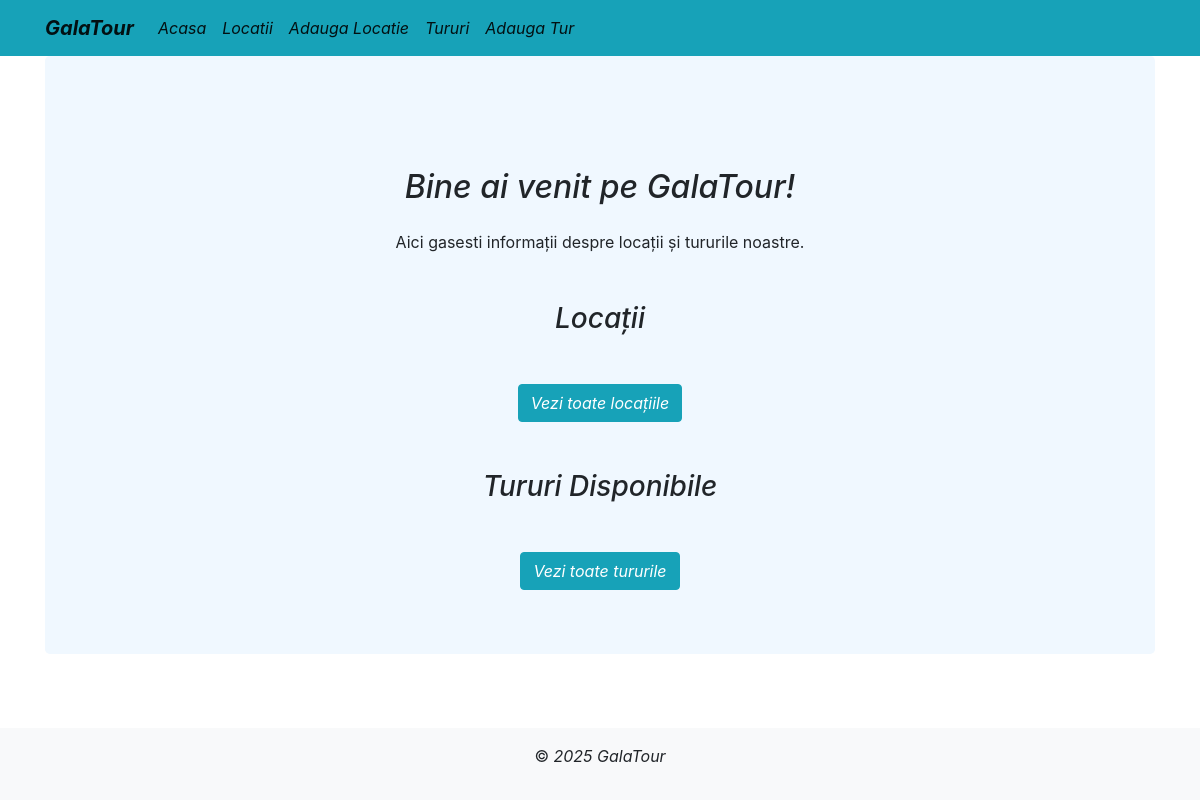
/, run on an earlier commit of the app's database.
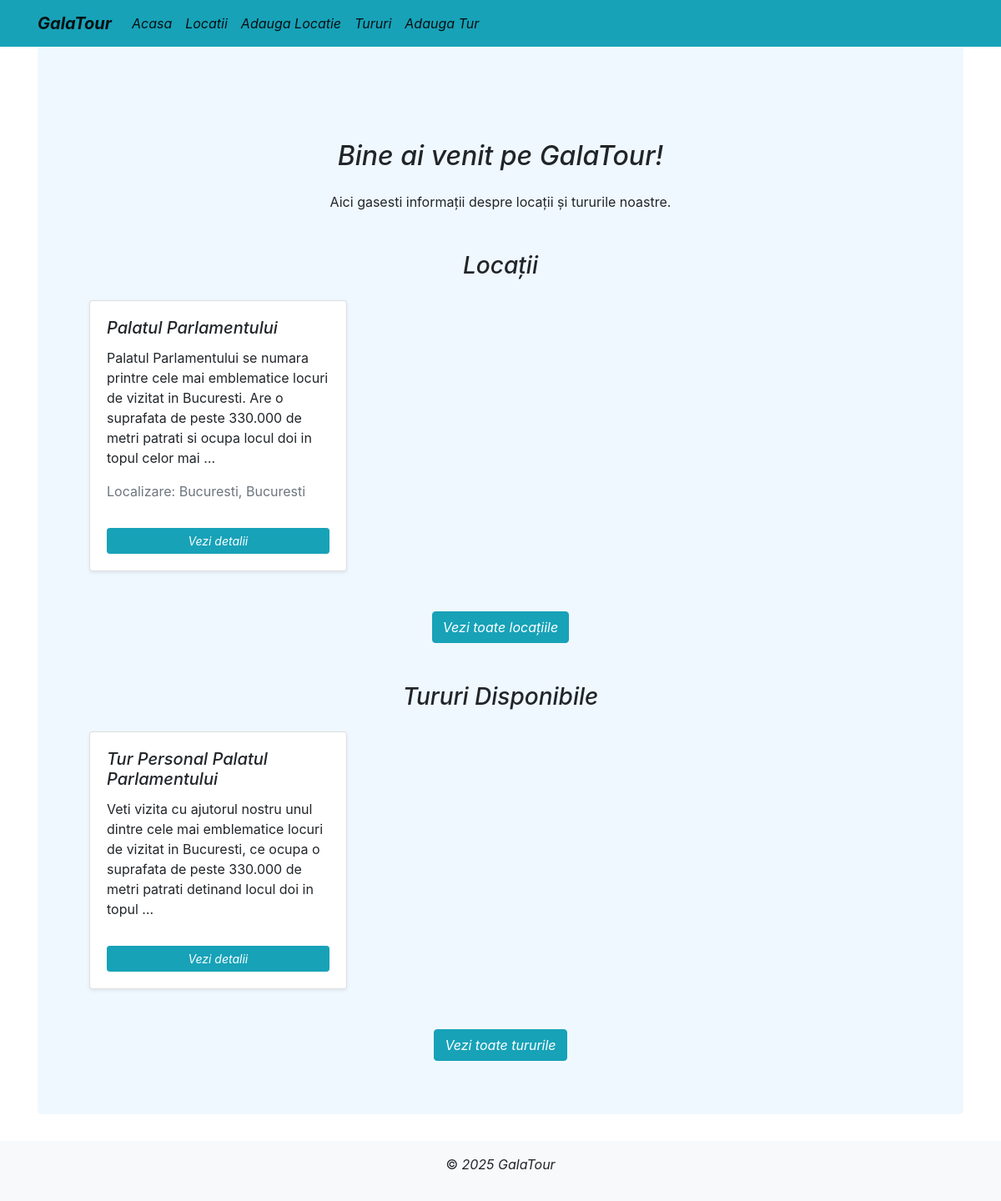
And on a later commit of the database.
### locatii/models.py (models this page shows, shortened)
class Locatie(models.Model):
    class Meta:
        verbose_name_plural = 'Locatii'
    nume = CharField(max_length=128)
    descriere = TextField(blank=True, null=True)
    oras = ForeignKey(Oras, on_delete=CASCADE, related_name='locatii')
    judet = ForeignKey(Judet, on_delete=CASCADE, related_name='locatii')
    imagine_locatie = ImageField(upload_to='imagini', blank=True, null=True)

class Oras(models.Model):
    class Meta:
        verbose_name_plural = 'Orase'
    nume = CharField(max_length=128)
    descriere = TextField()
    judet = ForeignKey(Judet, on_delete=CASCADE, related_name='orase')

class Judet(models.Model):
    class Meta:
        verbose_name_plural = 'Judete'
    nume = CharField(max_length=128)
    descriere = TextField()

class Tur(models.Model):
    class Meta:
        verbose_name_plural = 'Tururi'
    OPTIUNI_TIP_TUR = [
            ('predefinit', 'Predefinit'),
            ('personalizat', 'Personalizat')
        ]
    nume = CharField(max_length=128, blank=True, null=True)
    descriere = TextField(blank=True, null=True)
    locatii = ManyToManyField(Locatie, related_name='tururi')
    type = CharField(max_length=40, choices=OPTIUNI_TIP_TUR, default='predefinit' )
    durata= CharField(max_length=128, blank=True, null=True)
    pret = CharField(max_length=256, blank=True, null=True)
    pachet = TextField(blank=True, null=True)
    imagine_tur = ImageField(upload_to='imagini', blank=True, null=True)

### locatii/views.py (the view)
# urls.py: path('', views.acasa, name='acasa'),
def acasa(request):
    locatii = Locatie.objects.all()[:3]  # Selectează primele 3 locații
    tururi = Tur.objects.all()[:3]  # Selectează primele 3 tururi
    return render(request, 'acasa.html', {
        'locatii': locatii,
        'tururi': tururi,
    })

### locatii/templates/acasa.html (shortened to what this page needs)
<!DOCTYPE html>
<html lang="en">
<head>
    <link rel="stylesheet" href="https://stackpath.bootstrapcdn.com/bootstrap/4.2.1/css/bootstrap.min.css">
</head>
<body>
{% extends 'base.html' %}
{% block content %}
<div class="container mt-5">
  <h2 class="text-center mb-4"><i>Bine ai venit pe GalaTour!</i></h2>
    <p class="text-center mb-4">Aici gasesti informații despre locații și tururile noastre.</p>
    <div class="container mt-5">
      <h3 class="mb-4 text-center"><i>Locații </i></h3>
    <div class="row">
      {% for locatie in locatii %}
      <div class="col-md-4 mb-4 d-flex">
        <div class="card shadow-sm w-100">
          <div class="card-body">
              <h5 class="card-title"><i>{{ locatie.nume }}</i></h5>
            <p class="card-text">{{ locatie.descriere|truncatewords:30 }}</p>
            <p class="text-muted">
              Localizare: {{ locatie.oras.nume }}, {{ locatie.oras.judet.nume }}
            </p>
              <a href="{% url 'detalii_locatie' locatie.id %}" class="btn btn-info btn-sm mt-3"><i>Vezi detalii</i></a>
          </div>
        </div>
      </div>
      {% endfor %}
    </div>
  </div>
    <div class="text-center">
      <a href="{% url 'lista_locatie' %}" class="btn btn-info mt-4"><i>Vezi toate locațiile</i></a>
    </div>
    <div class="container mt-5">
      <h3 class="mb-4 text-center"><i>Tururi Disponibile</i></h3>
    <div class="row">
      {% for tur in tururi %}
      <div class="col-md-4 mb-4 d-flex">
        <div class="card shadow-sm w-100">
          <div class="card-body">
              <h5 class="card-title"><i>{{ tur.nume }}</i></h5>
            <p class="card-text">{{ tur.descriere|truncatewords:30 }}</p>
            <a href="{% url 'detalii_tur' tur.id %}" class="btn btn-info btn-sm mt-3"><i>Vezi detalii</i></a>
          </div>
        </div>
      </div>
      {% endfor %}
    </div>
  </div>
    <div class="text-center">
      <a href="{% url 'lista_tur' %}" class="btn btn-info mt-4"><i>Vezi toate tururile</i></a>
    </div>
</div>
{% endblock %}

### locatii/templates/base.html (shortened to what this page needs)
{% load static %}
<html {% if LANGUAGE_CODE %}lang="{{ LANGUAGE_CODE }}" {% endif %}>
<head>
    <link rel="stylesheet" href="https://stackpath.bootstrapcdn.com/bootstrap/4.2.1/css/bootstrap.min.css"
>
    <link rel="stylesheet" href="{% static 'index.css' %}">
</head>
<body>
<div class="wrapper">
    <nav class="navbar navbar-expand-lg navbar-light bg-info">
        <div class="container fixed">
            <a class="navbar-brand" href="/"><i><b>GalaTour</b></i></a>
            <div class="collapse navbar-collapse" id="navbarNavAltMarkup">
                <div class="navbar-nav">
                    <a class="nav-item nav-link active" href="/">
                        <i>Acasa</i>
                    </a>
                    <a class="nav-item nav-link active" href="{% url 'lista_locatie' %}">
                        <i>Locatii</i>
                    </a>
                     <a class="nav-item nav-link active" href="{% url 'adauga_locatie' %}">
                        <i>Adauga Locatie</i>
                    </a>
                    <a class="nav-item nav-link active" href="{% url 'lista_tur' %}">
                        <i>Tururi</i>
                    </a>
                    <a class="nav-item nav-link active" href="{% url 'adauga_tur' %}">
                        <i>Adauga Tur</i>
                    </a>
                </div>
            </div>
        </div>
    </nav>
    <div class="content">
        <div class="container">
            <div class="jumbotron">
                {% block content %}{% endblock %}
            </div>
        </div>
    </div>
    <footer class="bg-light text-center py-3">
        <p>&copy;<i> 2025 GalaTour</i></p>
    </footer>
</div>
</body>
</html>

### locatii/static/index.css (style rules this page uses)
.jumbotron { background-color: aliceblue; }

### locatii/templates/acasa.html (style rules this page uses)
.card { height: 100%; display: flex; flex-direction: column; }
.card-body { flex: 1; display: flex; flex-direction: column; justify-content: space-between; }

### locatii/templates/base.html (style rules this page uses)
html, body { height: 100%; }
.wrapper { min-height: 100%; display: flex; flex-direction: column; }
.content { flex: 1; }
footer { background-color: #f8f9fa; text-align: center; padding: 1rem 0; }

What changed in the data, as far as the page shows it:
added Locatie: nume "Palatul Parlamentului", descriere "Palatul Parlamentului se numara printre cele mai emblematice locuri de vizitat in Bucuresti. Are o suprafata de peste 330.000 de metri patrati si ocupa locul doi in topul celor mai …", oras.nume "Bucuresti", oras.judet.nume "Bucuresti"
added Tur: nume "Tur Personal Palatul Parlamentului", descriere "Veti vizita cu ajutorul nostru unul dintre cele mai emblematice locuri de vizitat in Bucuresti, ce ocupa o suprafata de peste 330.000 de metri patrati detinand locul doi in topul …"
